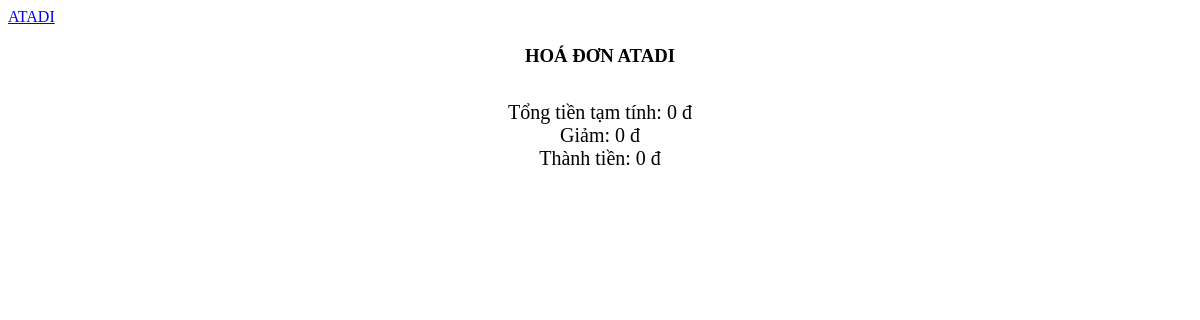
The app's page /chitiethoadon.php?hdid=9, older data.
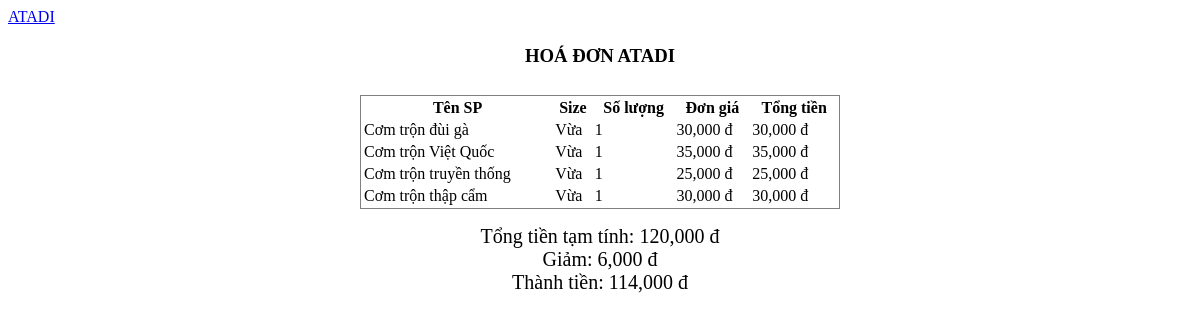
The same page, newer data.
### tables this page shows
CREATE TABLE `chitiethoadon` (
  `MAHOADON` int NOT NULL,
  `MASP` varchar(10) NOT NULL,
  `MASIZE` varchar(5) NOT NULL,
  `SOLUONGSP` int DEFAULT NULL,
  `DOCAY` varchar(20) DEFAULT NULL,
  `DONGIABAN` int DEFAULT NULL,
  `TONGTIEN` int NOT NULL
);

CREATE TABLE `sanpham` (
  `MASP` varchar(10) NOT NULL,
  `MALOAI` varchar(10) NOT NULL,
  `TENSP` varchar(100) DEFAULT NULL,
  `MOTA` varchar(300) DEFAULT NULL,
  `LINKANH` varchar(200) DEFAULT NULL
);

CREATE TABLE `khuyenmai` (
  `MAKM` varchar(10) NOT NULL,
  `PHANTRAMKM` int DEFAULT NULL,
  `DIEUKIENKM` int DEFAULT NULL,
  `NGAYBD` date DEFAULT NULL,
  `NGAYKT` date DEFAULT NULL
);

### chitiethoadon.php (the view, shortened to what this page needs)
<a href="index.php">ATADI</a>
<div class="bill">
    <h3>HOÁ ĐƠN ATADI</h3>
    <?php
        require 'connect.php';
        $sql = "SELECT ct.*, sp.* FROM hoadon hd
                join chitiethoadon ct on ct.MAHOADON = hd.MAHOADON
                join sanpham sp on sp.MASP = ct.MASP
                where hd.MAHOADON = {$_GET['hdid']}";
        $result = $conn->query($sql);
        if ($result->num_rows > 0) {
            $result = $conn->query($sql);
            $result_all = $result -> fetch_all(MYSQLI_ASSOC);
            echo '<table style="margin-top: 10px !important; min-width: 30rem; border: 1px solid grey;">';
            echo '<tr><th>Tên SP</th><th>Size</th><th>Số lượng</th><th>Đơn giá</th><th>Tổng tiền</th></tr>';
            $tamtinh = 0;
            foreach ($result_all as $row) {
                    echo '<tr>';
                    echo '<td>' . $row['TENSP'] . '</td>';
                    echo '<td>' . $row['MASIZE'] . '</td>';
                    echo '<td>' . $row['SOLUONGSP'] . '</td>';
                    echo '<td>' . number_format($row['DONGIABAN']) . ' đ</td>';
                    echo '<td>' . number_format($row['DONGIABAN']*$row['SOLUONGSP']) . ' đ</td>';
                    echo '</tr>';
                    $tamtinh += ($row['DONGIABAN']*$row['SOLUONGSP']);
            }
                echo '</table>';
        }
        $giam = 0;
        $sql = "select km.PHANTRAMKM from hoadon hd join khuyenmai km on km.MAKM = hd.MAKM where hd.MAHOADON={$_GET['hdid']}";
        $result = $conn->query($sql);
        if ($result->num_rows > 0) {
            $row = $result->fetch_assoc();
            $giam = ($row["PHANTRAMKM"]/100) * $tamtinh;
        }
        $tt = $tamtinh - $giam;
    ?>
    <div style="margin-top: 1rem; font-size: 20px;">
        Tổng tiền tạm tính: <?php echo number_format($tamtinh) ?> đ <br>
        Giảm: <?php echo number_format($giam) ?> đ <br>
        Thành tiền: <?php echo number_format($tt) ?> đ <br>
    </div>
</div>

Row changes from the older to the newer data that the page shows:
added chitiethoadon: sanpham.TENSP "Cơm trộn đùi gà", MASIZE "Vừa", SOLUONGSP "1", DONGIABAN "30,000", $row['DONGIABAN']*$row['SOLUONGSP'] "30,000"
added chitiethoadon: sanpham.TENSP "Cơm trộn Việt Quốc", MASIZE "Vừa", SOLUONGSP "1", DONGIABAN "35,000", $row['DONGIABAN']*$row['SOLUONGSP'] "35,000"
added chitiethoadon: sanpham.TENSP "Cơm trộn truyền thống", MASIZE "Vừa", SOLUONGSP "1", DONGIABAN "25,000", $row['DONGIABAN']*$row['SOLUONGSP'] "25,000"
added chitiethoadon: sanpham.TENSP "Cơm trộn thập cẩm", MASIZE "Vừa", SOLUONGSP "1", DONGIABAN "30,000", $row['DONGIABAN']*$row['SOLUONGSP'] "30,000"
now on this page (row unchanged): khuyenmai: PHANTRAMKM "6,000", PHANTRAMKM "114,000"
Text that changed along with them:
$tamtinh: "0" → "120,000"
$giam: "0" → (not shown)
$tt: "0" → (not shown)
text now shown: "Tên SP Size Số lượng Đơn giá Tổng tiền"
